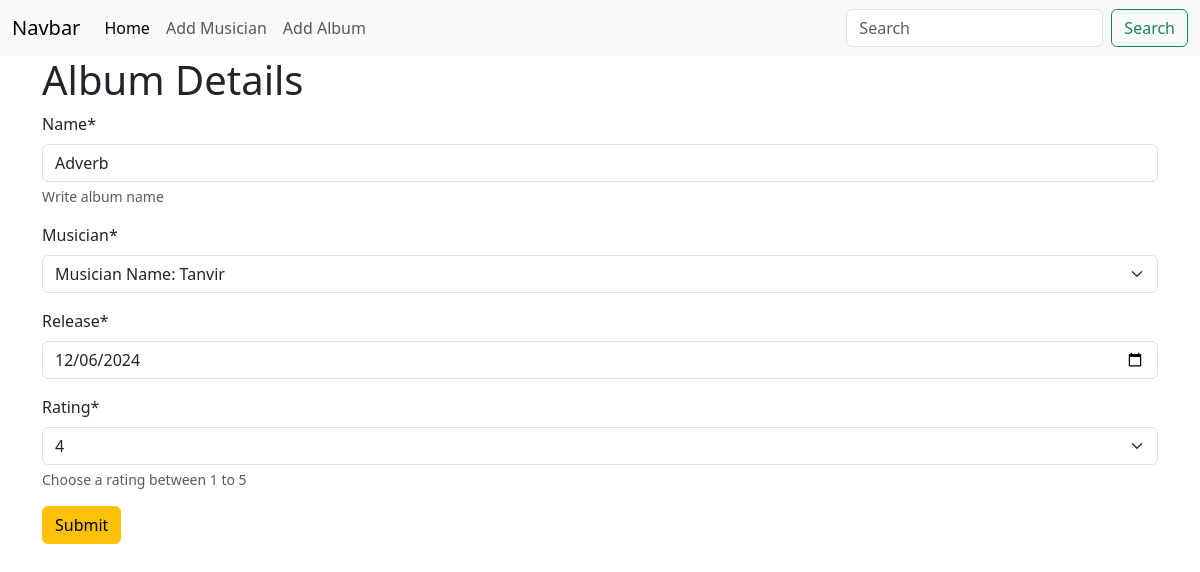
The app's page /album/edit/6 with its own data.
### album/models.py (models this page shows, shortened)
class Album(models.Model):
    name=models.CharField(max_length=50)
    musician=models.ForeignKey(Musician,on_delete=models.CASCADE)
    release=models.DateField(default=date.today)
    levels=(
        ('1','1'),
        ('2','2'),
        ('3','3'),
        ('4','4'),
        ('5','5'),
    )
    rating=models.CharField(max_length=10,choices=levels)

### album/views.py (the view)
# urls.py: path('edit/<int:id>',views.edit,name='edit_album'),
def edit(request,id):
    data= Album.objects.get(pk=id)
    albumform=forms.AlbumForm(instance=data)
    if request.method =="POST":
        albumform=forms.AlbumForm(request.POST,instance=data)
        if albumform.is_valid():
            albumform.save(commit=True)
            return redirect('homepage')
    return render(request,'add_album.html',{'form':albumform})

### album/forms.py
class AlbumForm(forms.ModelForm):
    class Meta:
        model=Album
        fields='__all__'
        widgets = {
            'release': forms.DateInput(attrs={'type':'date'}),
        }
        help_texts ={
            'name': "Write album name",
            'rating':'Choose a rating between 1 to 5'
        }

### musician/models.py (called while the page is built)
    def __str__(self) -> str:
        return f"Musician Name: {self.f_name}"

### album/templates/add_album.html (shortened to what this page needs)
{%extends 'base.html'%}
{% load crispy_forms_tags  %}
{% block content%}
   <form method="post" class="container">
    <h1>Album Details</h1>
    {{form | crispy}}
    <button type="submit" class="btn btn-warning">Submit</button>
   </form>
{%endblock%}

### records on screen
Album: name "Adverb", musician "Musician Name: Tanvir", release "12/06/2024", rating "4"
